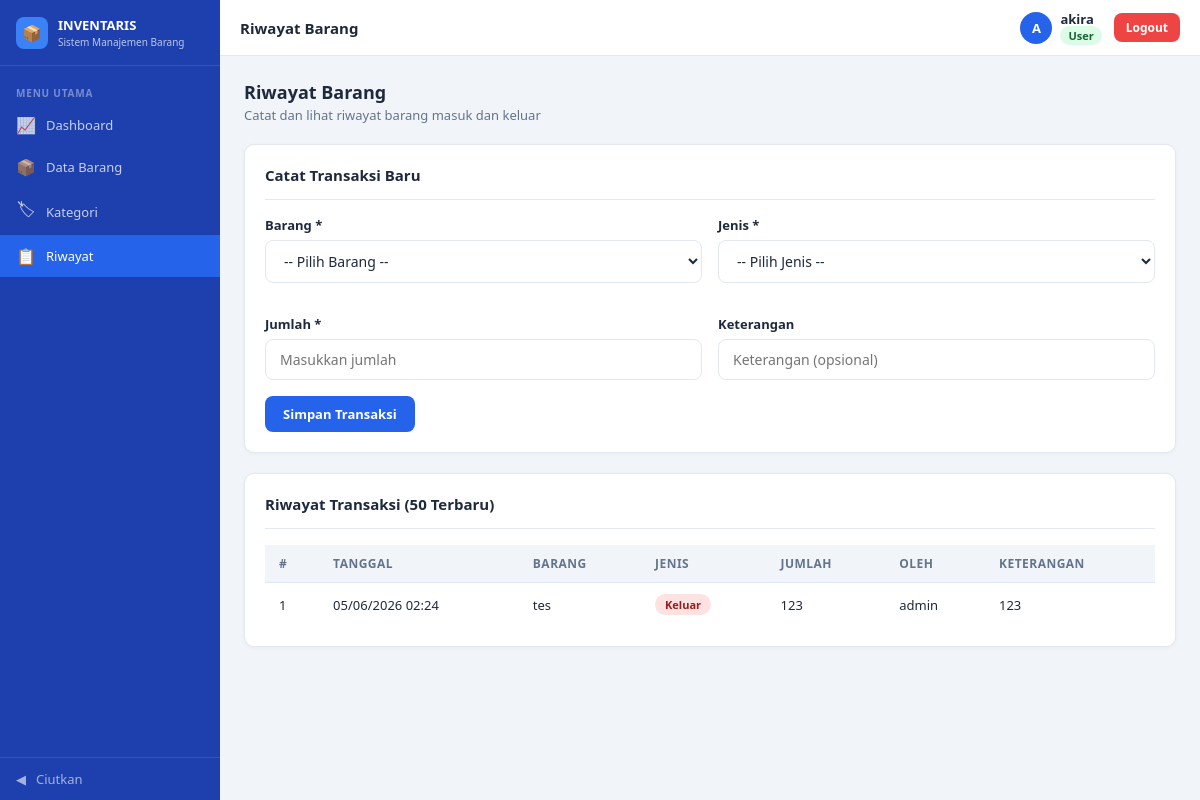
/user/riwayatuser.php (signed in), run on the app's committed database.
### tables this page shows
CREATE TABLE `riwayat` (
  `id_riwayat` int(11) NOT NULL,
  `id_barang` int(11) NOT NULL,
  `id_user` int(11) NOT NULL,
  `jenis` enum('masuk','keluar') NOT NULL,
  `jumlah` int(11) NOT NULL,
  `keterangan` text DEFAULT NULL,
  `tanggal` timestamp NOT NULL DEFAULT current_timestamp()
);

CREATE TABLE `barang` (
  `id_barang` int(11) NOT NULL,
  `kode_barang` varchar(50) NOT NULL,
  `nama_barang` varchar(100) NOT NULL,
  `stok` int(11) NOT NULL,
  `satuan` varchar(50) NOT NULL DEFAULT 'pcs',
  `kondisi` enum('Baik','Rusak') NOT NULL,
  `lokasi` varchar(100) NOT NULL,
  `keterangan` text DEFAULT NULL,
  `tanggal_masuk` date NOT NULL,
  `id_kategori` int(11) NOT NULL,
  `id_user` int(11) NOT NULL,
  `created_at` timestamp NOT NULL DEFAULT current_timestamp(),
  `updated_at` timestamp NOT NULL DEFAULT current_timestamp()
);

CREATE TABLE `users` (
  `id_user` int(11) NOT NULL,
  `nama_lengkap` varchar(100) NOT NULL,
  `username` varchar(50) NOT NULL,
  `password` varchar(255) NOT NULL,
  `role` enum('admin','user') NOT NULL,
  `create_at` timestamp NOT NULL DEFAULT current_timestamp()
);

### user/riwayatuser.php (the view, shortened to what this page needs)
<?php
require_once "../config/db.php";
$sql_barang = "SELECT * FROM barang ORDER BY nama_barang ASC";
$result_barang = $conn->query($sql_barang);
$sql_riwayat = "SELECT riwayat.*, barang.nama_barang, barang.satuan, users.username FROM riwayat JOIN barang ON riwayat.id_barang = barang.id_barang JOIN users ON riwayat.id_user = users.id_user ORDER BY riwayat.tanggal DESC LIMIT 50";
$result_riwayat = $conn->query($sql_riwayat);
?>
<!DOCTYPE html>
<html lang="id">
<head>
    <link rel="stylesheet" href="assets/style.css">
</head>
<body>
<div class="sidebar" id="sidebar">
    <div class="sidebar-brand">
        <div class="brand-icon">&#128230;</div>
        <div class="brand-text">INVENTARIS<span>Sistem Manajemen Barang</span></div>
    </div>
    <nav class="sidebar-nav">
        <div class="nav-section-title">Menu Utama</div>
        <a href="dashboarduser.php" class="nav-item"><span class="nav-icon">&#128200;</span><span class="nav-label">Dashboard</span></a>
        <a href="baranguser.php" class="nav-item"><span class="nav-icon">&#128230;</span><span class="nav-label">Data Barang</span></a>
        <a href="kategoriuser.php" class="nav-item"><span class="nav-icon">&#127991;</span><span class="nav-label">Kategori</span></a>
        <a href="riwayatuser.php" class="nav-item active"><span class="nav-icon">&#128203;</span><span class="nav-label">Riwayat</span></a>
    </nav>
    <div class="sidebar-toggle" onclick="toggleSidebar()">
        <span class="nav-icon" id="toggleIcon">&#9664;</span>
        <span class="nav-label">Ciutkan</span>
    </div>
</div>
<div class="header" id="mainHeader">
    <div class="header-title">Riwayat Barang</div>
    <div class="header-right">
        <div class="user-info">
            <div class="user-avatar"><?php echo strtoupper(substr($_SESSION['user'], 0, 1)); ?></div>
            <div class="user-detail">
                <div class="user-name"><?php echo $_SESSION['user']; ?></div>
                <div class="user-role">
                    <span class="badge-role <?php echo $_SESSION['role']; ?>"><?php echo ucfirst($_SESSION['role']); ?></span>
                </div>
            </div>
        </div>
        <a href="login.php" class="btn btn-danger btn-sm">Logout</a>
    </div>
</div>
<div class="main-content" id="mainContent">
    <div class="page-header">
        <div>
            <h2>Riwayat Barang</h2>
            <p>Catat dan lihat riwayat barang masuk dan keluar</p>
        </div>
    </div>
    <div class="card" style="margin-bottom:20px;">
        <div class="card-header">
            <h3>Catat Transaksi Baru</h3>
        </div>
        <form action="../scripts/tambahriwayat.php" method="POST">
            <div class="grid-2">
                <div class="form-group">
                    <label>Barang *</label>
                    <select name="barang_id" required>
                        <option value="">
                            -- Pilih Barang --
                        </option>
                    </select>
                </div>
                <div class="form-group">
                    <label>Jenis *</label>
                    <select name="jenis" required>
                        <option value="">-- Pilih Jenis --</option>
                    </select>
                </div>
                <div class="form-group">
                    <label>Jumlah *</label>
                    <input type="number" name="jumlah" min="1" placeholder="Masukkan jumlah">
                </div>
                <div class="form-group">
                    <label>Keterangan</label>
                    <input type="text" name="keterangan" placeholder="Keterangan (opsional)">
                </div>
            </div>
            <button type="submit" class="btn btn-primary">Simpan Transaksi</button>
        </form>
    </div>
    <div class="card">
        <div class="card-header">
            <h3>Riwayat Transaksi (50 Terbaru)</h3>
        </div>
        <div class="table-wrapper">
            <table>
                <thead>
                    <tr>
                        <th>#</th>
                        <th>Tanggal</th>
                        <th>Barang</th>
                        <th>Jenis</th>
                        <th>Jumlah</th>
                        <th>Oleh</th>
                        <th>Keterangan</th>
                    </tr>
                </thead>
                <tbody>
                    <?php if($result_riwayat->num_rows > 0){ ?>
                        <?php while($riwayat = $result_riwayat->fetch_assoc()){ ?>
                        <tr>
                            <td>
                                <?php echo $riwayat['id_riwayat']; ?>
                            </td>
                            <td>
                                <?php
                                echo date(
                                    "d/m/Y H:i",
                                    strtotime($riwayat['tanggal'])
                                );
                                ?>
                            </td>
                            <td>
                                <?php echo $riwayat['nama_barang']; ?>
                            </td>
                            <td>
                                <?php
                                if ($riwayat['jenis'] == 'masuk'){
                                    $badge = "success";
                                    $text = "Masuk";
                                }else{
                                    $badge = "danger";
                                    $text = "Keluar";
                                }
                                ?>
                                <span class="badge badge-<?php echo $badge; ?>">
                                    <?php echo $text; ?>
                                </span>
                            </td>
                            <td>
                                <?php echo $riwayat['jumlah']; ?>
                            </td>
                            <td>
                                <?php echo $riwayat['username']; ?>
                            </td>
                            <td>
                                <?php
                                if (!empty($riwayat['keterangan'])){
                                    echo $riwayat['keterangan'];
                                }else{
                                    echo "-";
                                }
                                ?>
                            </td>
                        </tr>
                        <?php } ?>
                    <?php } ?>
                    </tbody>
            </table>
        </div>
    </div>
</div>
</body>
</html>

### data on the page
riwayat: id_riwayat "1", tanggal "05/06/2026 02:24", id_barang.nama_barang "tes", jenis "Keluar", jumlah "123", id_user.username "admin", keterangan "123"

### other printed values
substr($_SESSION['user'], 0, 1) "A"
$_SESSION['user'] "akira"
$_SESSION['role'] "User"
